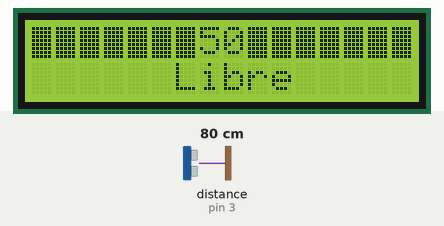
Bench run of a sketch on a simulated Arduino Uno, built with avr-gcc and run on an emulated ATmega328P. Parts: 16×2 character LCD. Wiring (inferred from the names in the program): ultrasonic range finder: trigger pin 2; echo pin 3. Inputs (shaded band) come from the test bench; at power-on: distance to the obstacle (sensor on pin 3) 80 cm. The echo pulse lasts 58.3 µs per cm.

Above: at 1.2 s.
1.3 s: distance to the obstacle (sensor on pin 3) set to 18 cm
At 2.1 s:
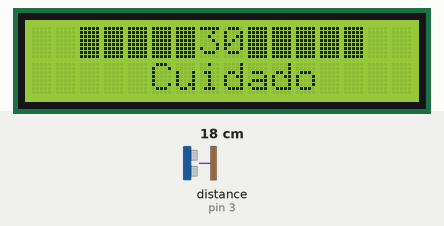
3.1 s: distance to the obstacle (sensor on pin 3) set to 12 cm
At 4.1 s:
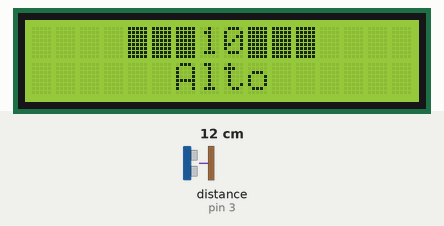
4.7 s: distance to the obstacle (sensor on pin 3) set to 35 cm
At 5.8 s:
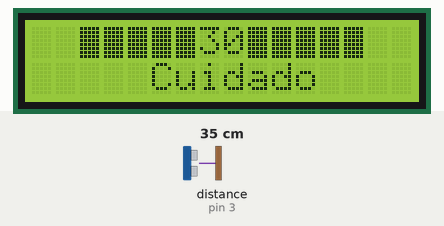
6.3 s: distance to the obstacle (sensor on pin 3) set to 46 cm
7.8 s: distance to the obstacle (sensor on pin 3) set to 56 cm
At 8.8 s:
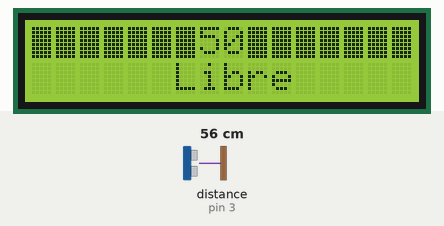
Timing chart, 0 to 10.4 s (numbered marks = the images above; inputs shaded):
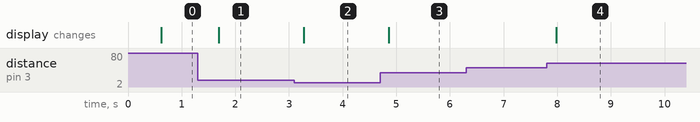

The sketch:

pracitca_6_Parte_4.ino
```cpp
/* Fundacion Kinal
   Centro educativo tecnico laboral Kinal
   Quinto perito
   Quinto electronica
   Codigo Tecnico: EB5AM
   Curso: Taller de electronica digital y reparacion de computadoras I
   Proyecto: SENSOR DE PARQUEO
   Jorge Eduardo Urrea Guerra 2019073
   Fecha: 4 de mayo
   */
#include <Wire.h>
#include <LiquidCrystal_I2C.h>
#define trigger 2
#define echo    3
byte lleno[] = {
  B11111,
  B11111,
  B11111,
  B11111,
  B11111,
  B11111,
  B11111,
  B11111
};

LiquidCrystal_I2C lcd_eduardo(0x27,16,2);
void setup() {
  lcd_eduardo.init();
  lcd_eduardo.backlight();
  pinMode(trigger, OUTPUT);
  pinMode(echo,INPUT);
  lcd_eduardo.createChar(1,lleno);

}

void loop() {
  int distancia=dis();
    if(distancia >=50){
      lcd_eduardo.clear();
      lcd_eduardo.setCursor(7,0);
      lcd_eduardo.print("50");
       lcd_eduardo.setCursor(6,0);
      lcd_eduardo.write(1);
      lcd_eduardo.setCursor(5,0);
      lcd_eduardo.write(1);
      lcd_eduardo.setCursor(4,0);
      lcd_eduardo.write(1);
      lcd_eduardo.setCursor(3,0);
      lcd_eduardo.write(1);
      lcd_eduardo.setCursor(2,0);
      lcd_eduardo.write(1);
      lcd_eduardo.setCursor(1,0);
      lcd_eduardo.write(1);
      lcd_eduardo.setCursor(0,0);
      lcd_eduardo.write(1);
      lcd_eduardo.setCursor(9,0);
      lcd_eduardo.write(1);
      lcd_eduardo.setCursor(10,0);
      lcd_eduardo.write(1);
      lcd_eduardo.setCursor(11,0);
      lcd_eduardo.write(1);
      lcd_eduardo.setCursor(12,0);
      lcd_eduardo.write(1);
      lcd_eduardo.setCursor(13,0);
      lcd_eduardo.write(1);
      lcd_eduardo.setCursor(14,0);
      lcd_eduardo.write(1);
      lcd_eduardo.setCursor(15,0);
      lcd_eduardo.write(1);
      lcd_eduardo.setCursor(16,0);
      lcd_eduardo.write(1);
      lcd_eduardo.setCursor(6,1);
      lcd_eduardo.print("Libre");
    }
    if(distancia >=15 && distancia <=35){
      lcd_eduardo.clear();
      lcd_eduardo.setCursor(7,0);
      lcd_eduardo.print("30");
      lcd_eduardo.setCursor(6,0);
      lcd_eduardo.write(1);
      lcd_eduardo.setCursor(5,0);
      lcd_eduardo.write(1);
      lcd_eduardo.setCursor(4,0);
      lcd_eduardo.write(1);
      lcd_eduardo.setCursor(3,0);
      lcd_eduardo.write(1);
      lcd_eduardo.setCursor(2,0);
      lcd_eduardo.write(1);
      lcd_eduardo.setCursor(9,0);
      lcd_eduardo.write(1);
      lcd_eduardo.setCursor(10,0);
      lcd_eduardo.write(1);
      lcd_eduardo.setCursor(11,0);
      lcd_eduardo.write(1);
      lcd_eduardo.setCursor(12,0);
      lcd_eduardo.write(1);
      lcd_eduardo.setCursor(13,0);
      lcd_eduardo.write(1);
      lcd_eduardo.setCursor(5,1);
      lcd_eduardo.print("Cuidado");
    }
     if(distancia >=10 && distancia <=15){
      lcd_eduardo.clear();
      lcd_eduardo.setCursor(7,0);
      lcd_eduardo.print("10");
     lcd_eduardo.setCursor(6,0);
      lcd_eduardo.write(1);
      lcd_eduardo.setCursor(5,0);
      lcd_eduardo.write(1);
      lcd_eduardo.setCursor(4,0);
      lcd_eduardo.write(1);
      lcd_eduardo.setCursor(9,0);
      lcd_eduardo.write(1);
      lcd_eduardo.setCursor(10,0);
      lcd_eduardo.write(1);
      lcd_eduardo.setCursor(11,0);
      lcd_eduardo.write(1);
      lcd_eduardo.setCursor(6,1);
      lcd_eduardo.print("Alto");
    }
}

int dis(){
   long sensor, distancia;
    delay(500);
    digitalWrite(trigger, HIGH);
    delayMicroseconds(2);
    digitalWrite (trigger, LOW);
    delayMicroseconds(5);
    sensor = pulseIn(echo, HIGH);
    distancia = sensor/59;
    return distancia;
}
```

Measured:
- the behaviour switches between 50 and 51 cm on distance to the obstacle (sensor on pin 3) (found by bisection; images 3 and 4)
- after the input at 1.3 s, the display: changes after 0.39 s (image 1)
- after the input at 3.1 s, the display: changes after 0.18 s (image 2)
- after the input at 4.7 s, the display: changes after 0.16 s (image 3)
- after the input at 6.3 s, every drawn part: stays the same
- after the input at 7.8 s, the display: changes after 0.18 s (image 4)
